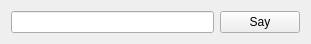
<?xml version="1.0" encoding="UTF-8"?>
<ui version="4.0">
 <class>SoundPlay</class>
 <widget class="QWidget" name="SoundPlay">
  <property name="geometry">
   <rect>
    <x>0</x>
    <y>0</y>
    <width>311</width>
    <height>43</height>
   </rect>
  </property>
  <property name="windowTitle">
   <string>Sound Play</string>
  </property>
  <layout class="QHBoxLayout" name="horizontalLayout">
   <item>
    <widget class="QLineEdit" name="whatToSayLineEdit"/>
   </item>
   <item>
    <widget class="QPushButton" name="sayPushButton">
     <property name="text">
      <string>Say</string>
     </property>
    </widget>
   </item>
  </layout>
 </widget>
 <resources/>
 <connections/>
</ui>
